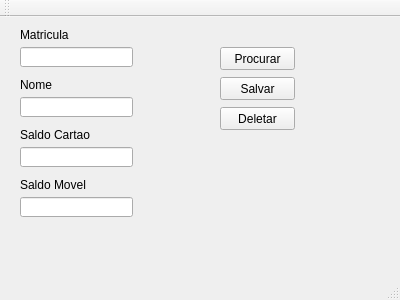
<?xml version="1.0" encoding="UTF-8"?>
<ui version="4.0">
 <class>MainWindow</class>
 <widget class="QMainWindow" name="MainWindow">
  <property name="geometry">
   <rect>
    <x>0</x>
    <y>0</y>
    <width>400</width>
    <height>300</height>
   </rect>
  </property>
  <property name="windowTitle">
   <string>MainWindow</string>
  </property>
  <widget class="QWidget" name="centralWidget">
   <widget class="QLabel" name="label">
    <property name="geometry">
     <rect>
      <x>20</x>
      <y>10</y>
      <width>81</width>
      <height>16</height>
     </rect>
    </property>
    <property name="text">
     <string>Matricula</string>
    </property>
   </widget>
   <widget class="QLineEdit" name="EditMatricula">
    <property name="geometry">
     <rect>
      <x>20</x>
      <y>30</y>
      <width>113</width>
      <height>20</height>
     </rect>
    </property>
   </widget>
   <widget class="QLabel" name="label_2">
    <property name="geometry">
     <rect>
      <x>20</x>
      <y>60</y>
      <width>81</width>
      <height>16</height>
     </rect>
    </property>
    <property name="text">
     <string>Nome</string>
    </property>
   </widget>
   <widget class="QLineEdit" name="EditNome">
    <property name="geometry">
     <rect>
      <x>20</x>
      <y>80</y>
      <width>113</width>
      <height>20</height>
     </rect>
    </property>
   </widget>
   <widget class="QLabel" name="label_3">
    <property name="geometry">
     <rect>
      <x>20</x>
      <y>110</y>
      <width>81</width>
      <height>16</height>
     </rect>
    </property>
    <property name="text">
     <string>Saldo Cartao</string>
    </property>
   </widget>
   <widget class="QLineEdit" name="EditCartao">
    <property name="geometry">
     <rect>
      <x>20</x>
      <y>130</y>
      <width>113</width>
      <height>20</height>
     </rect>
    </property>
   </widget>
   <widget class="QLabel" name="label_4">
    <property name="geometry">
     <rect>
      <x>20</x>
      <y>160</y>
      <width>81</width>
      <height>16</height>
     </rect>
    </property>
    <property name="text">
     <string>Saldo Movel</string>
    </property>
   </widget>
   <widget class="QLineEdit" name="EditMovel">
    <property name="geometry">
     <rect>
      <x>20</x>
      <y>180</y>
      <width>113</width>
      <height>20</height>
     </rect>
    </property>
   </widget>
   <widget class="QPushButton" name="ButtonSearch">
    <property name="geometry">
     <rect>
      <x>220</x>
      <y>30</y>
      <width>75</width>
      <height>23</height>
     </rect>
    </property>
    <property name="text">
     <string>Procurar</string>
    </property>
   </widget>
   <widget class="QPushButton" name="ButtonSalvar">
    <property name="geometry">
     <rect>
      <x>220</x>
      <y>60</y>
      <width>75</width>
      <height>23</height>
     </rect>
    </property>
    <property name="text">
     <string>Salvar</string>
    </property>
   </widget>
   <widget class="QPushButton" name="ButtonDeletar">
    <property name="geometry">
     <rect>
      <x>220</x>
      <y>90</y>
      <width>75</width>
      <height>23</height>
     </rect>
    </property>
    <property name="text">
     <string>Deletar</string>
    </property>
   </widget>
  </widget>
  <widget class="QMenuBar" name="menuBar">
   <property name="geometry">
    <rect>
     <x>0</x>
     <y>0</y>
     <width>400</width>
     <height>21</height>
    </rect>
   </property>
  </widget>
  <widget class="QToolBar" name="mainToolBar">
   <attribute name="toolBarArea">
    <enum>TopToolBarArea</enum>
   </attribute>
   <attribute name="toolBarBreak">
    <bool>false</bool>
   </attribute>
  </widget>
  <widget class="QStatusBar" name="statusBar"/>
 </widget>
 <layoutdefault spacing="6" margin="11"/>
 <resources/>
 <connections/>
</ui>
